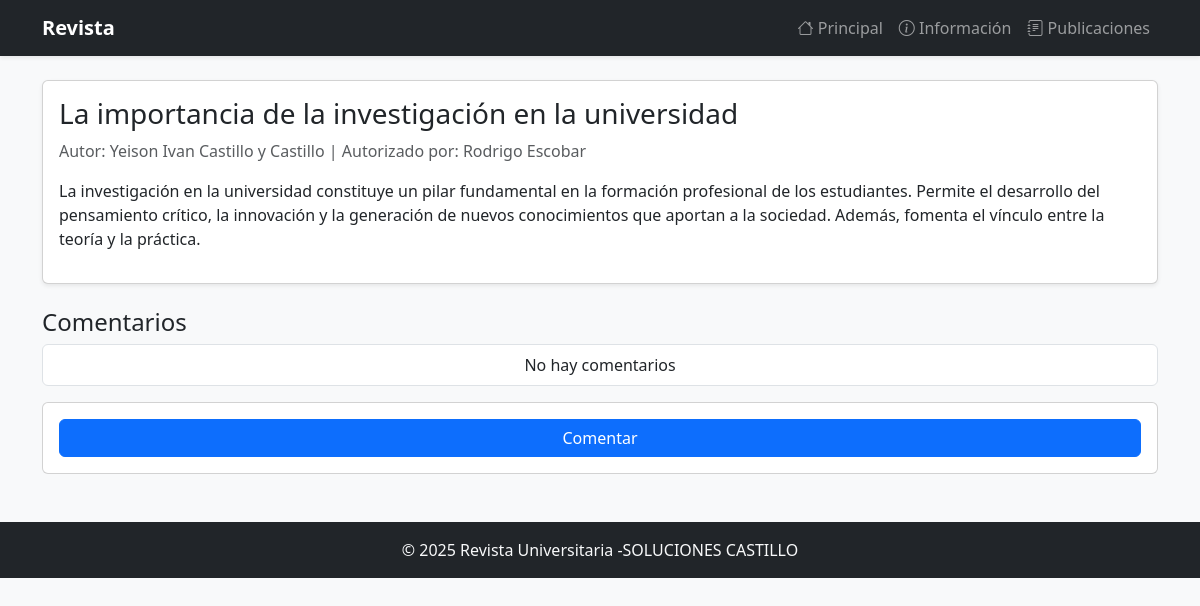
The page /publicaciones/articulos/1/ on the database its author committed.
### Apps/publicaciones/models.py (models this page shows, shortened)
class Articulo(models.Model):
    titulo = models.CharField(max_length=200)
    resumen = models.TextField(blank=True)
    contenido = models.TextField()
    fecha = models.DateTimeField(auto_now_add=True)
    autor = models.ForeignKey(EstudiantePublicador, on_delete=models.CASCADE)
    autorizado_por = models.ForeignKey(EstudianteAutorizador, on_delete=models.SET_NULL, null=True, blank=True)

class EstudiantePublicador(models.Model):
    nombre = models.CharField(max_length=120)
    correo = models.EmailField(unique=True)
    carnet = models.CharField(max_length=20)
    def __str__(self):
        return self.nombre

class EstudianteAutorizador(models.Model):
    nombre = models.CharField(max_length=120)
    correo = models.EmailField(unique=True)
    carnet = models.CharField(max_length=20)
    def __str__(self):
        return self.nombre

### Apps/publicaciones/views.py (the view, shortened to what this page needs)
# urls.py: path("articulos/<int:pk>/", views.ArticuloDetail.as_view(), name="articulo_detail"),
class ArticuloDetail(DetailView):
    model = Articulo
    template_name = "publicaciones/articulo_detail.html"

### Apps/publicaciones/templates/publicaciones/articulo_detail.html (shortened to what this page needs)
{% extends "base.html" %}
{% block content %}
    <div class="card shadow-sm">
        <div class="card-body">
            <h3>{{ object.titulo }}</h3>
            <p class="text-muted">Autor: {{ object.autor }} | Autorizado por: {{ object.autorizado_por }}</p>
            <p>{{ object.contenido }}</p>
        </div>
    </div>
    <h4 class="mt-4">Comentarios</h4>
    <ul class="list-group mb-3">
        {% for c in object.comentarios.all %}
            <li class="list-group-item">
                <strong>{{ c.estudiante }}</strong>: {{ c.texto }}
                <span class="text-muted small float-end">{{ c.fecha|date:"d/m/Y H:i" }}</span>
            </li>
        {% empty %}
            <li class="list-group-item text-center">No hay comentarios</li>
        {% endfor %}
    </ul>
    <form method="post" class="card card-body">{% csrf_token %}
        <button class="btn btn-primary">Comentar</button>
    </form>
{% endblock %}

### Apps/home/templates/base.html (shortened to what this page needs)
<!DOCTYPE html>
<html lang="es">
<head>
    <link href="https://cdn.jsdelivr.net/npm/bootstrap@5.3.3/dist/css/bootstrap.min.css" rel="stylesheet">
    <link href="https://cdn.jsdelivr.net/npm/bootstrap-icons@1.11.3/font/bootstrap-icons.css" rel="stylesheet">
</head>
<body class="bg-light">
<nav class="navbar navbar-expand-lg navbar-dark bg-dark shadow-sm">
    <div class="container">
        <a class="navbar-brand fw-bold" href="{% url 'home:index' %}">Revista</a>
        <div class="collapse navbar-collapse" id="menu">
            <ul class="navbar-nav ms-auto">
                <li class="nav-item"><a class="nav-link" href="{% url 'home:index' %}"><i class="bi bi-house"></i> Principal</a></li>
                <li class="nav-item"><a class="nav-link" href="{% url 'informacion:index' %}"><i class="bi bi-info-circle"></i> Información</a></li>
                <li class="nav-item"><a class="nav-link" href="{% url 'publicaciones:articulo_list' %}"><i class="bi bi-journal-text"></i> Publicaciones</a></li>
            </ul>
        </div>
    </div>
</nav>
<div class="container py-4">
    {% block content %}{% endblock %}
</div>
<footer class="bg-dark text-light text-center py-3 mt-4">
    <p class="mb-0">© 2025 Revista Universitaria -SOLUCIONES CASTILLO </p>
</footer>
</body>
</html>

### rows shown on the page
Articulo: titulo "La importancia de la investigación en la universidad", autor "Yeison Ivan Castillo y Castillo", autorizado_por "Rodrigo Escobar", contenido "La investigación en la universidad constituye un pilar fundamental en la formación profesional de los estudiantes. Permite el desarrollo del pensamiento crítico, la innovación y la generación de nuevos conocimientos que aportan a la sociedad. Además, fomenta el vínculo entre la teoría y la práctica."
